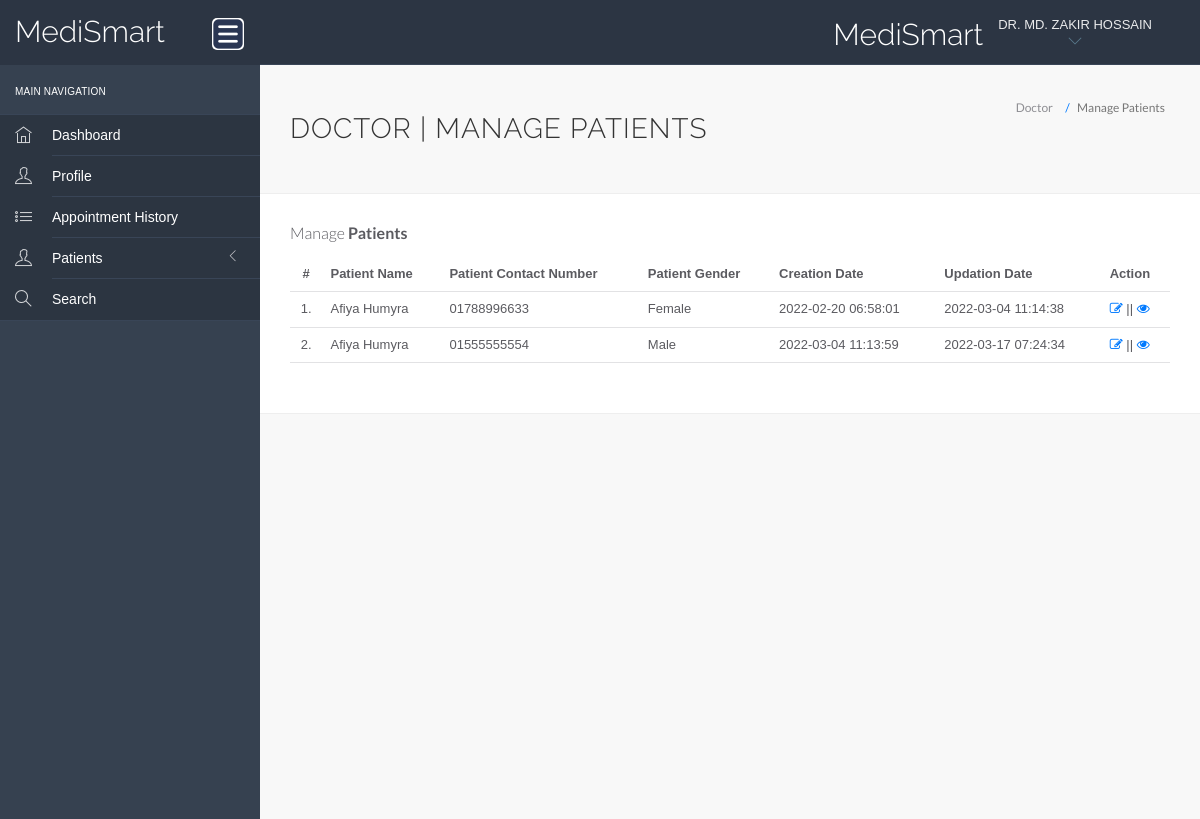
Screenshot of /hms/doctor/manage-patient.php (signed in) with the database file from the repository.
### tables this page shows
CREATE TABLE `doctors` (
  `id` int(11) NOT NULL,
  `specilization` varchar(255) DEFAULT NULL,
  `doctorName` varchar(255) DEFAULT NULL,
  `profile_pic` varchar(255) NOT NULL,
  `docgender` varchar(10) NOT NULL,
  `docdegree` varchar(255) NOT NULL,
  `address` longtext DEFAULT NULL,
  `docFees` varchar(255) DEFAULT NULL,
  `practicedays` varchar(30) NOT NULL,
  `practicetime` varchar(30) NOT NULL,
  `contactno` varchar(13) DEFAULT NULL,
  `docEmail` varchar(255) DEFAULT NULL,
  `password` varchar(255) DEFAULT NULL,
  `creationDate` timestamp NULL DEFAULT current_timestamp(),
  `updationDate` timestamp NULL DEFAULT NULL ON UPDATE current_timestamp()
);

CREATE TABLE `tblpatient` (
  `ID` int(10) NOT NULL,
  `Docid` int(10) DEFAULT NULL,
  `PatientName` varchar(200) DEFAULT NULL,
  `PatientContno` varchar(13) DEFAULT NULL,
  `PatientEmail` varchar(200) DEFAULT NULL,
  `PatientGender` varchar(50) DEFAULT NULL,
  `PatientAdd` mediumtext DEFAULT NULL,
  `PatientAge` int(10) DEFAULT NULL,
  `PatientMedhis` mediumtext DEFAULT NULL,
  `CreationDate` timestamp NULL DEFAULT current_timestamp(),
  `UpdationDate` timestamp NULL DEFAULT NULL ON UPDATE current_timestamp()
);

### hms/doctor/manage-patient.php (the view, shortened to what this page needs)
<?php
include('include/config.php');
?>
<!DOCTYPE html>
<html lang="en">
	<head>
		<link rel="stylesheet" href="vendor/bootstrap/css/bootstrap.min.css">
		<link rel="stylesheet" href="vendor/fontawesome/css/font-awesome.min.css">
		<link rel="stylesheet" href="vendor/themify-icons/themify-icons.min.css">
		<link href="vendor/animate.css/animate.min.css" rel="stylesheet" media="screen">
		<link href="vendor/perfect-scrollbar/perfect-scrollbar.min.css" rel="stylesheet" media="screen">
		<link href="vendor/switchery/switchery.min.css" rel="stylesheet" media="screen">
		<link href="vendor/bootstrap-touchspin/jquery.bootstrap-touchspin.min.css" rel="stylesheet" media="screen">
		<link href="vendor/select2/select2.min.css" rel="stylesheet" media="screen">
		<link href="vendor/bootstrap-datepicker/bootstrap-datepicker3.standalone.min.css" rel="stylesheet" media="screen">
		<link href="vendor/bootstrap-timepicker/bootstrap-timepicker.min.css" rel="stylesheet" media="screen">
		<link rel="stylesheet" href="assets/css/styles.css">
		<link rel="stylesheet" href="assets/css/plugins.css">
		<link rel="stylesheet" href="assets/css/themes/theme-5.css" id="skin_color" />
	</head>
	<body>
		<div id="app">
<?php include('include/sidebar.php');?>
<div class="app-content">
<?php include('include/header.php');?>
<div class="main-content" >
<div class="wrap-content container" id="container">
<section id="page-title">
<div class="row">
<div class="col-sm-8">
<h1 class="mainTitle">Doctor | Manage Patients</h1>
</div>
<ol class="breadcrumb">
<li>
<span>Doctor</span>
</li>
<li class="active">
<span>Manage Patients</span>
</li>
</ol>
</div>
</section>
<div class="container-fluid container-fullw bg-white">
<div class="row">
<div class="col-md-12">
<h5 class="over-title margin-bottom-15">Manage <span class="text-bold">Patients</span></h5>
<table class="table table-hover" id="sample-table-1">
<thead>
<tr>
<th class="center">#</th>
<th>Patient Name</th>
<th>Patient Contact Number</th>
<th>Patient Gender </th>
<th>Creation Date </th>
<th>Updation Date </th>
<th>Action</th>
</tr>
</thead>
<tbody>
<?php
$docid=$_SESSION['id'];
$sql=mysqli_query($con,"select * from tblpatient where Docid='$docid' ");
$cnt=1;
while($row=mysqli_fetch_array($sql))
{
?>
<tr>
<td class="center"><?php echo $cnt;?>.</td>
<td class="hidden-xs"><?php echo $row['PatientName'];?></td>
<td><?php echo $row['PatientContno'];?></td>
<td><?php echo $row['PatientGender'];?></td>
<td><?php echo $row['CreationDate'];?></td>
<td><?php echo $row['UpdationDate'];?>
</td>
<td>
<a href="edit-patient.php?editid=<?php echo $row['ID'];?>"><i class="fa fa-edit"></i></a> || <a href="view-patient.php?viewid=<?php echo $row['ID'];?>"><i class="fa fa-eye"></i></a>
</td>
</tr>
<?php
$cnt=$cnt+1;
 }?></tbody>
</table>
</div>
</div>
</div>
</div>
</div>
</div>
</div>
	<?php include('include/footer.php');?>
	</body>
</html>

### hms/doctor/include/header.php (shortened to what this page needs)
<header class="navbar navbar-default navbar-static-top">
    <div class="navbar-header">
        <a class="navbar-brand" href="#">
            <h2 style="padding-top:10%; color: white;">MediSmart</h2>
        </a>
        <a href="#" class="sidebar-toggler pull-right visible-md visible-lg" data-toggle-class="app-sidebar-closed"
            data-toggle-target="#app">
            <img src="../assets/images/menu.png" alt="Menu" width="32" height="32"
                style="background-color: white; border-radius: 5px;">
        </a>
    </div>
    <div class="navbar-collapse collapse">
        <ul class="nav navbar-right">
            <li style="padding-top:5% ">
                <h2 style="color: white">MediSmart</h2>
            </li>
            <li class="dropdown current-user">
                <a href class="dropdown-toggle" data-toggle="dropdown">
                    <span class="username">
                        <?php $query=mysqli_query($con,"select doctorName from doctors where id='".$_SESSION['id']."'");
                            while($row=mysqli_fetch_array($query))
                            {
                                echo $row['doctorName'];
                            }
						?>
                        <i class="ti-angle-down"></i>
                    </span>
                </a>
            </li>
        </ul>
    </div>
</header>

### hms/doctor/assets/css/themes/theme-5.css (style rules this page uses)
body { background: #f8f8f8; }
header .navbar-header { background: #2c3543 !important; border-right-color: transparent !important; border-bottom-color: transparent !important; }
header .navbar-header .sidebar-toggler, header .navbar-header .sidebar-mobile-toggler { color: #5f8295 !important; }
header .navbar-header .navbar-brand { color: #ffffff !important; }
header .navbar-collapse { background: #2c3543 !important; border-bottom-color: #394557 !important; box-shadow: none !important; }
header .navbar-collapse .navbar-right > li > a { color: #ffffff; }
header .navbar-collapse .navbar-right > li > a i { color: #5f8295 !important; }

### rows the page displays
doctors: doctorName "DR. MD. ZAKIR HOSSAIN"
tblpatient: PatientName "Afiya Humyra", PatientContno "01788996633", PatientGender "Female", CreationDate "2022-02-20 06:58:01", UpdationDate "2022-03-04 11:14:38"
tblpatient: PatientName "Afiya Humyra", PatientContno "01555555554", PatientGender "Male", CreationDate "2022-03-04 11:13:59", UpdationDate "2022-03-17 07:24:34"
